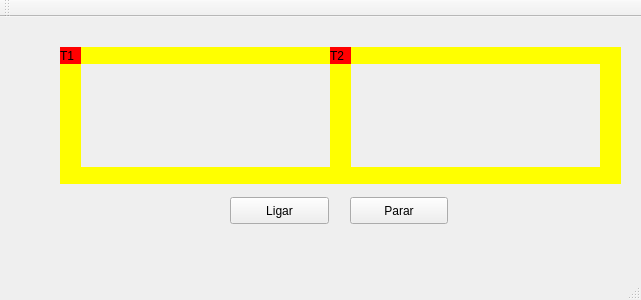
<?xml version="1.0" encoding="UTF-8"?>
<ui version="4.0">
 <class>MainWindow</class>
 <widget class="QMainWindow" name="MainWindow">
  <property name="geometry">
   <rect>
    <x>0</x>
    <y>0</y>
    <width>641</width>
    <height>300</height>
   </rect>
  </property>
  <property name="windowTitle">
   <string>MainWindow</string>
  </property>
  <widget class="QWidget" name="centralWidget">
   <widget class="QLabel" name="label_trem1">
    <property name="geometry">
     <rect>
      <x>60</x>
      <y>30</y>
      <width>21</width>
      <height>17</height>
     </rect>
    </property>
    <property name="styleSheet">
     <string notr="true">QLabel { background: red}</string>
    </property>
    <property name="text">
     <string>T1</string>
    </property>
   </widget>
   <widget class="QLabel" name="label_trilho1">
    <property name="geometry">
     <rect>
      <x>80</x>
      <y>30</y>
      <width>250</width>
      <height>17</height>
     </rect>
    </property>
    <property name="styleSheet">
     <string notr="true">QLabel { background: yellow}</string>
    </property>
    <property name="text">
     <string/>
    </property>
   </widget>
   <widget class="QLabel" name="label_trilho2">
    <property name="geometry">
     <rect>
      <x>80</x>
      <y>150</y>
      <width>250</width>
      <height>17</height>
     </rect>
    </property>
    <property name="styleSheet">
     <string notr="true">QLabel { background: yellow}</string>
    </property>
    <property name="text">
     <string/>
    </property>
   </widget>
   <widget class="QLabel" name="label_trilho3">
    <property name="geometry">
     <rect>
      <x>330</x>
      <y>30</y>
      <width>21</width>
      <height>137</height>
     </rect>
    </property>
    <property name="styleSheet">
     <string notr="true">QLabel { background: yellow}</string>
    </property>
    <property name="text">
     <string/>
    </property>
   </widget>
   <widget class="QLabel" name="label_trilho4">
    <property name="geometry">
     <rect>
      <x>60</x>
      <y>30</y>
      <width>21</width>
      <height>137</height>
     </rect>
    </property>
    <property name="styleSheet">
     <string notr="true">QLabel { background: yellow}</string>
    </property>
    <property name="text">
     <string/>
    </property>
   </widget>
   <widget class="QPushButton" name="pushButton">
    <property name="geometry">
     <rect>
      <x>230</x>
      <y>180</y>
      <width>99</width>
      <height>27</height>
     </rect>
    </property>
    <property name="text">
     <string>Ligar</string>
    </property>
   </widget>
   <widget class="QPushButton" name="pushButton_2">
    <property name="geometry">
     <rect>
      <x>350</x>
      <y>180</y>
      <width>98</width>
      <height>27</height>
     </rect>
    </property>
    <property name="text">
     <string>Parar</string>
    </property>
   </widget>
   <widget class="QLabel" name="label_trilho4_2">
    <property name="geometry">
     <rect>
      <x>600</x>
      <y>30</y>
      <width>21</width>
      <height>137</height>
     </rect>
    </property>
    <property name="styleSheet">
     <string notr="true">QLabel { background: yellow}</string>
    </property>
    <property name="text">
     <string/>
    </property>
   </widget>
   <widget class="QLabel" name="label_trilho1_2">
    <property name="geometry">
     <rect>
      <x>350</x>
      <y>30</y>
      <width>250</width>
      <height>17</height>
     </rect>
    </property>
    <property name="styleSheet">
     <string notr="true">QLabel { background: yellow}</string>
    </property>
    <property name="text">
     <string/>
    </property>
   </widget>
   <widget class="QLabel" name="label_trilho2_2">
    <property name="geometry">
     <rect>
      <x>350</x>
      <y>150</y>
      <width>250</width>
      <height>17</height>
     </rect>
    </property>
    <property name="styleSheet">
     <string notr="true">QLabel { background: yellow}</string>
    </property>
    <property name="text">
     <string/>
    </property>
   </widget>
   <widget class="QLabel" name="label_trem2">
    <property name="geometry">
     <rect>
      <x>330</x>
      <y>30</y>
      <width>21</width>
      <height>17</height>
     </rect>
    </property>
    <property name="styleSheet">
     <string notr="true">QLabel { background: red}</string>
    </property>
    <property name="text">
     <string>T2</string>
    </property>
   </widget>
   <zorder>label_trilho1</zorder>
   <zorder>label_trilho2</zorder>
   <zorder>label_trilho3</zorder>
   <zorder>label_trilho4</zorder>
   <zorder>label_trem1</zorder>
   <zorder>pushButton</zorder>
   <zorder>pushButton_2</zorder>
   <zorder>label_trilho4_2</zorder>
   <zorder>label_trilho1_2</zorder>
   <zorder>label_trilho2_2</zorder>
   <zorder>label_trem2</zorder>
  </widget>
  <widget class="QMenuBar" name="menuBar">
   <property name="geometry">
    <rect>
     <x>0</x>
     <y>0</y>
     <width>641</width>
     <height>22</height>
    </rect>
   </property>
  </widget>
  <widget class="QToolBar" name="mainToolBar">
   <attribute name="toolBarArea">
    <enum>TopToolBarArea</enum>
   </attribute>
   <attribute name="toolBarBreak">
    <bool>false</bool>
   </attribute>
  </widget>
  <widget class="QStatusBar" name="statusBar"/>
 </widget>
 <layoutdefault spacing="6" margin="11"/>
 <resources/>
 <connections/>
</ui>
